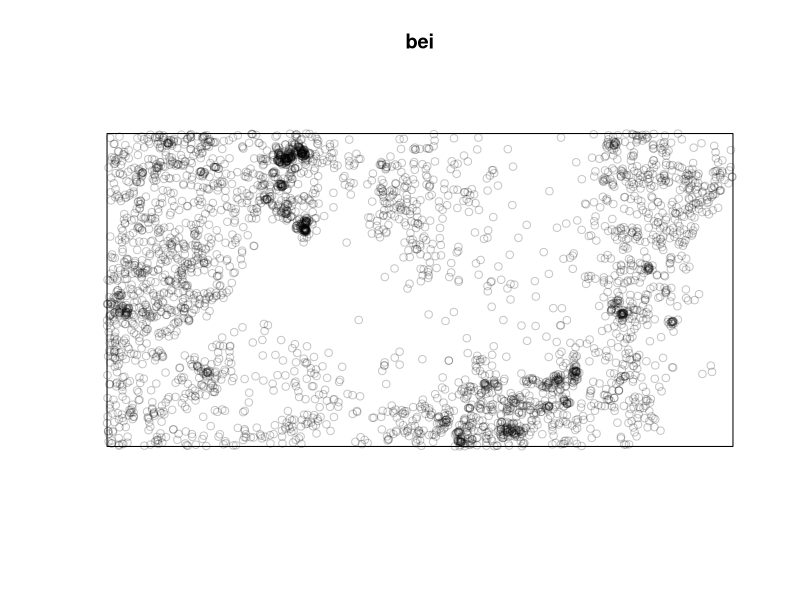
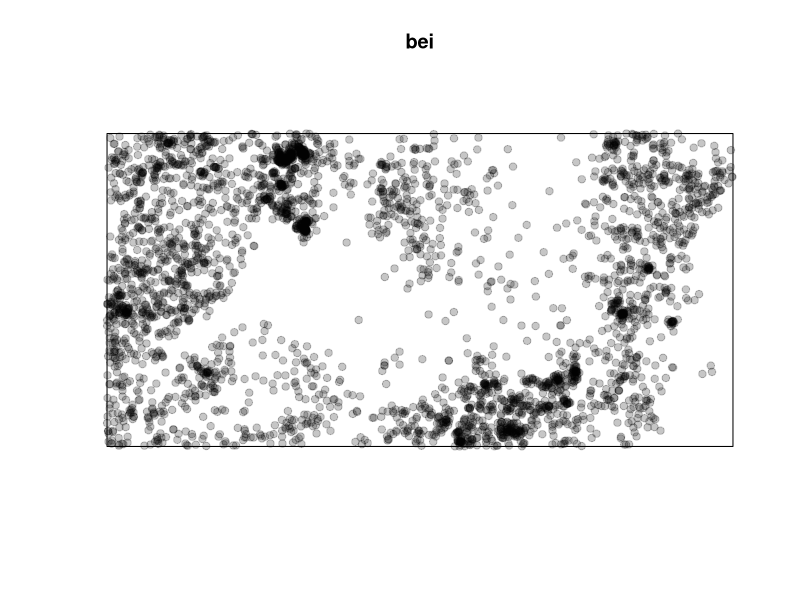
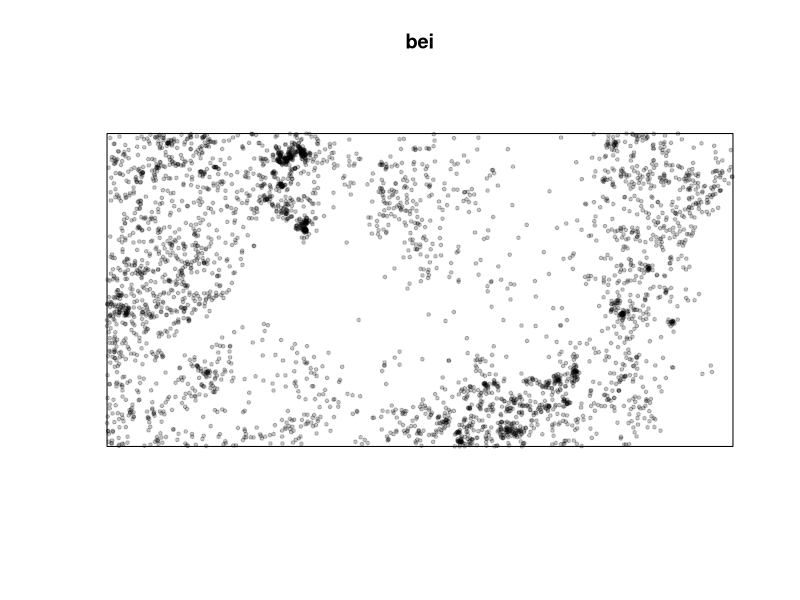
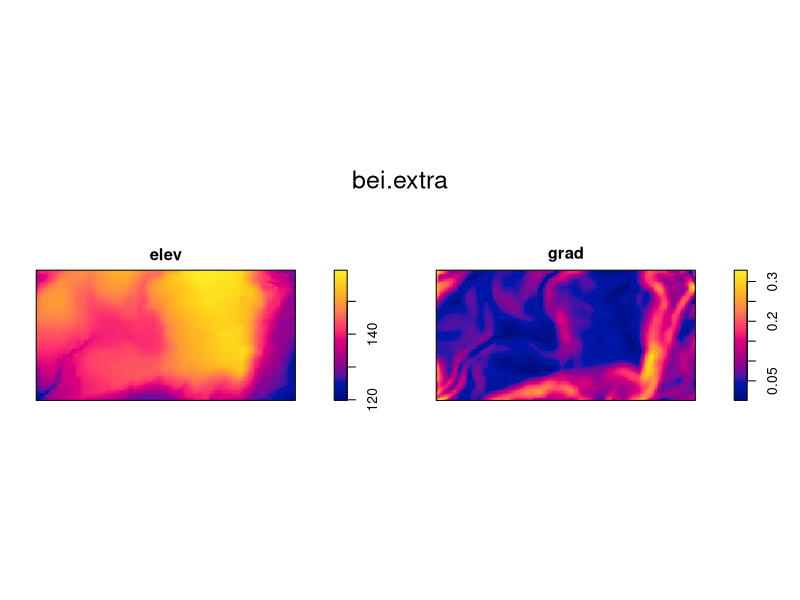
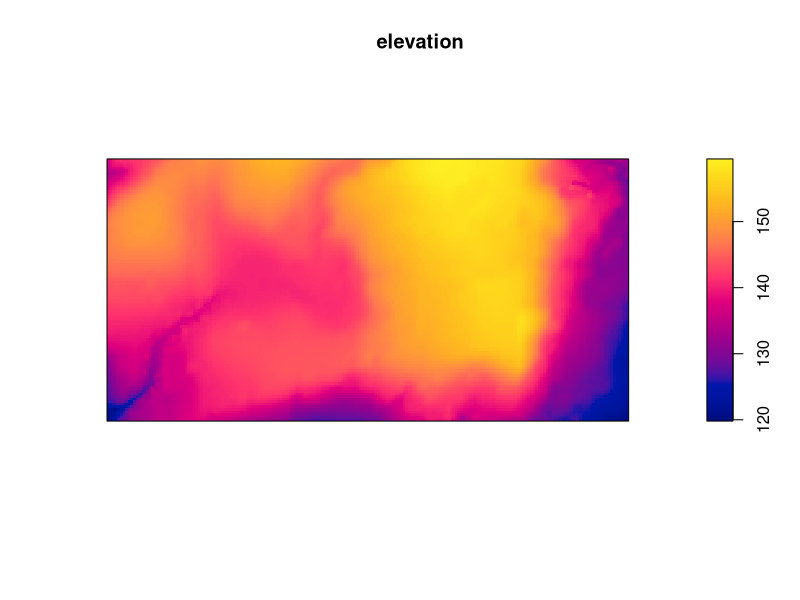
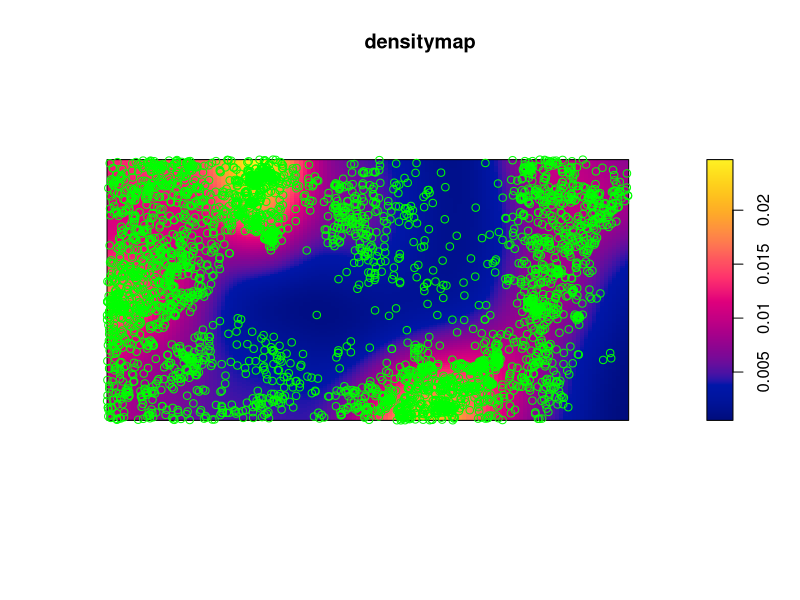

These figures' R source, in order:
# How to calculate the density of individuals in a population

# installing the spatstat package
install.packages("spatstat")

#Recalling the package
library(spatstat)

# dataset
bei

plot(bei)
plot(bei, pch=19)
plot(bei, pch=19, cex=.5)

bei.extra
plot(bei.extra)

# Extracting data
elevation <- bei.extra$elev
plot(elevation)

elevation <- bei.extra[[1]]

# Density map starting from points
densitymap<- density(bei)
densitymap

plot(densitymap)
points(bei, col="green")
